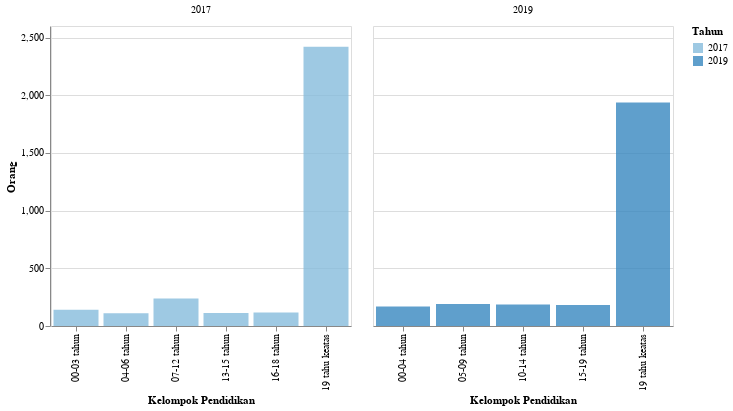

Notebook cell for this chart:
### Markdown cell above
<h2> Kelompok Usia Pendidikan</h2>

### Code cell
df_3 = data('Kelompok Pendidikan')
plot3 = plot_2(df_3,'Orang','Kelompok Pendidikan',300)
plot3

### Figure 1 — Vega-Lite specification as saved in the notebook (floating-point values rounded to 4 significant figures)
{"config": {"view": {"continuousWidth": 400, "continuousHeight": 300}}, "data": {"name": "data-31bb45da8606cf8173ad13d33cf8c96f"}, "mark": {"type": "bar", "opacity": 0.8}, "encoding": {"color": {"condition": {"type": "nominal", "field": "Tahun", "scale": {"scheme": "blues"}, "selection": "selector001"}, "value": "lightgray"}, "column": {"type": "ordinal", "field": "Tahun", "title": ""}, "tooltip": [{"type": "quantitative", "field": "Tahun"}, {"type": "nominal", "field": "Keterangan"}, {"type": "quantitative", "field": "N"}, {"type": "nominal", "field": "Satuan"}], "x": {"type": "ordinal", "field": "Keterangan", "title": "Kelompok Pendidikan"}, "y": {"type": "quantitative", "axis": {"tickMinStep": 1}, "field": "N", "title": "Orang"}}, "resolve": {"scale": {"x": "independent"}}, "selection": {"selector001": {"type": "single", "encodings": ["y", "color"]}, "selector006": {"type": "interval", "bind": "scales", "encodings": ["x", "y"]}}, "width": 300, "$schema": "https://vega.github.io/schema/vega-lite/v4.8.1.json", "datasets": {"data-31bb45da8606cf8173ad13d33cf8c96f": [{"Tahun": 2017, "Kode": 1, "Data": "Kependudukan", "Kode Kategori": 1.5, "Kategori": "Kelompok Pendidikan", "Keterangan": "00-03 tahun", "N": 141.0, "Satuan": "Orang"}, {"Tahun": 2017, "Kode": 1, "Data": "Kependudukan", "Kode Kategori": 1.5, "Kategori": "Kelompok Pendidikan", "Keterangan": "04-06 tahun", "N": 111.0, "Satuan": "Orang"}, {"Tahun": 2017, "Kode": 1, "Data": "Kependudukan", "Kode Kategori": 1.5, "Kategori": "Kelompok Pendidikan", "Keterangan": "07-12 tahun", "N": 239.0, "Satuan": "Orang"}, {"Tahun": 2017, "Kode": 1, "Data": "Kependudukan", "Kode Kategori": 1.5, "Kategori": "Kelompok Pendidikan", "Keterangan": "13-15 tahun", "N": 112.0, "Satuan": "Orang"}, {"Tahun": 2017, "Kode": 1, "Data": "Kependudukan", "Kode Kategori": 1.5, "Kategori": "Kelompok Pendidikan", "Keterangan": "16-18 tahun", "N": 116.0, "Satuan": "Orang"}, {"Tahun": 2017, "Kode": 1, "Data": "Kependudukan", "Kode Kategori": 1.5, "Kategori": "Kelompok Pendidikan", "Keterangan": "19 tahu keatas", "N": 2420.0, "Satuan": "Orang"}, {"Tahun": 2019, "Kode": 1, "Data": "Kependudukan", "Kode Kategori": 1.5, "Kategori": "Kelompok Pendidikan", "Keterangan": "00-04 tahun", "N": 170.0, "Satuan": "Orang"}, {"Tahun": 2019, "Kode": 1, "Data": "Kependudukan", "Kode Kategori": 1.5, "Kategori": "Kelompok Pendidikan", "Keterangan": "05-09 tahun", "N": 190.0, "Satuan": "Orang"}, {"Tahun": 2019, "Kode": 1, "Data": "Kependudukan", "Kode Kategori": 1.5, "Kategori": "Kelompok Pendidikan", "Keterangan": "10-14 tahun", "N": 187.0, "Satuan": "Orang"}, {"Tahun": 2019, "Kode": 1, "Data": "Kependudukan", "Kode Kategori": 1.5, "Kategori": "Kelompok Pendidikan", "Keterangan": "15-19 tahun", "N": 183.0, "Satuan": "Orang"}, {"Tahun": 2019, "Kode": 1, "Data": "Kependudukan", "Kode Kategori": 1.5, "Kategori": "Kelompok Pendidikan", "Keterangan": "19 tahu keatas", "N": 1936.0, "Satuan": "Orang"}]}}
